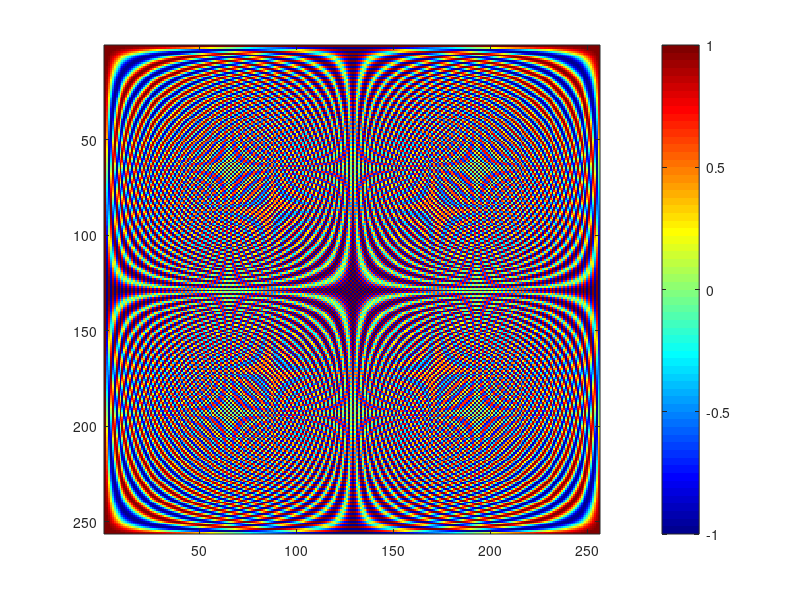

The MATLAB source for this figure:
% AA REU Workshop Tutorial Code
% DFT and FFT.

clear; clc; close all;

%% DFT matrix:

N = 256;
omega_n = exp(-2i*pi/N);
[I, J] = meshgrid(1:N, 1:N);
DFT_mat = omega_n.^((I-1).*(J-1));

imagesc(real(DFT_mat));
colormap jet; colorbar;